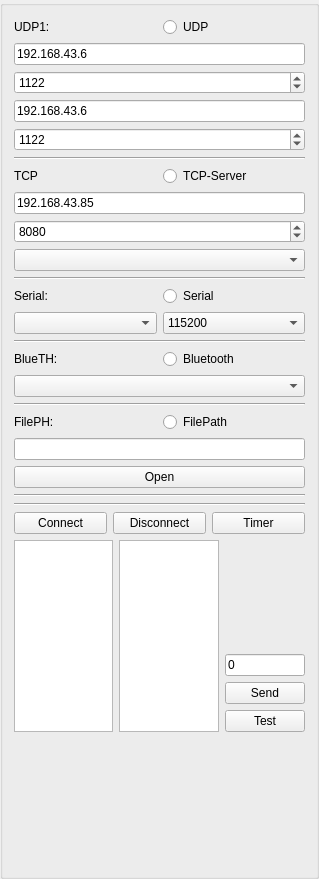
<?xml version="1.0" encoding="UTF-8"?>
<ui version="4.0">
 <class>GroupBox</class>
 <widget class="QGroupBox" name="GroupBox">
  <property name="geometry">
   <rect>
    <x>0</x>
    <y>0</y>
    <width>319</width>
    <height>879</height>
   </rect>
  </property>
  <property name="windowTitle">
   <string>GroupBox</string>
  </property>
  <layout class="QVBoxLayout" name="verticalLayout_10">
   <item>
    <layout class="QVBoxLayout" name="verticalLayout_4">
     <item>
      <layout class="QHBoxLayout" name="horizontalLayout">
       <item>
        <widget class="QLabel" name="LBUDP1">
         <property name="text">
          <string>UDP1:</string>
         </property>
        </widget>
       </item>
       <item>
        <widget class="QRadioButton" name="RBTUDP">
         <property name="text">
          <string>UDP</string>
         </property>
        </widget>
       </item>
      </layout>
     </item>
     <item>
      <layout class="QVBoxLayout" name="verticalLayout">
       <item>
        <widget class="QLineEdit" name="LEUDP">
         <property name="text">
          <string>192.168.43.6</string>
         </property>
        </widget>
       </item>
       <item>
        <widget class="QSpinBox" name="SBUDP">
         <property name="maximum">
          <number>65535</number>
         </property>
         <property name="value">
          <number>1122</number>
         </property>
        </widget>
       </item>
      </layout>
     </item>
     <item>
      <layout class="QVBoxLayout" name="verticalLayout_2">
       <item>
        <widget class="QLineEdit" name="LEUDP2">
         <property name="text">
          <string>192.168.43.6</string>
         </property>
        </widget>
       </item>
       <item>
        <widget class="QSpinBox" name="SBUDP2">
         <property name="maximum">
          <number>65535</number>
         </property>
         <property name="value">
          <number>1122</number>
         </property>
        </widget>
       </item>
      </layout>
     </item>
    </layout>
   </item>
   <item>
    <widget class="Line" name="line">
     <property name="orientation">
      <enum>Qt::Horizontal</enum>
     </property>
    </widget>
   </item>
   <item>
    <layout class="QVBoxLayout" name="verticalLayout_5">
     <item>
      <layout class="QHBoxLayout" name="horizontalLayout_2">
       <item>
        <widget class="QLabel" name="LBTCP1">
         <property name="text">
          <string>TCP</string>
         </property>
        </widget>
       </item>
       <item>
        <widget class="QRadioButton" name="RBTTCPServer">
         <property name="text">
          <string>TCP-Server</string>
         </property>
        </widget>
       </item>
      </layout>
     </item>
     <item>
      <layout class="QVBoxLayout" name="verticalLayout_3">
       <item>
        <widget class="QLineEdit" name="LETCPServer">
         <property name="text">
          <string>192.168.43.85</string>
         </property>
        </widget>
       </item>
       <item>
        <widget class="QSpinBox" name="SBTCPServer">
         <property name="maximum">
          <number>65535</number>
         </property>
         <property name="value">
          <number>8080</number>
         </property>
        </widget>
       </item>
       <item>
        <widget class="QComboBox" name="CBTCP2"/>
       </item>
      </layout>
     </item>
    </layout>
   </item>
   <item>
    <widget class="Line" name="line_2">
     <property name="orientation">
      <enum>Qt::Horizontal</enum>
     </property>
    </widget>
   </item>
   <item>
    <layout class="QVBoxLayout" name="verticalLayout_6">
     <item>
      <layout class="QHBoxLayout" name="horizontalLayout_3">
       <item>
        <widget class="QLabel" name="LBSerial">
         <property name="text">
          <string>Serial:</string>
         </property>
        </widget>
       </item>
       <item>
        <widget class="QRadioButton" name="RBTSerial">
         <property name="text">
          <string>Serial</string>
         </property>
        </widget>
       </item>
      </layout>
     </item>
     <item>
      <layout class="QHBoxLayout" name="horizontalLayout_4">
       <item>
        <widget class="QComboBox" name="CBSerial"/>
       </item>
       <item>
        <widget class="QComboBox" name="CBSerialBaudRate">
         <property name="currentText">
          <string>115200</string>
         </property>
         <property name="duplicatesEnabled">
          <bool>true</bool>
         </property>
         <property name="modelColumn">
          <number>0</number>
         </property>
         <item>
          <property name="text">
           <string>115200</string>
          </property>
         </item>
         <item>
          <property name="text">
           <string>38400</string>
          </property>
         </item>
         <item>
          <property name="text">
           <string>9600</string>
          </property>
         </item>
        </widget>
       </item>
      </layout>
     </item>
    </layout>
   </item>
   <item>
    <widget class="Line" name="line_3">
     <property name="orientation">
      <enum>Qt::Horizontal</enum>
     </property>
    </widget>
   </item>
   <item>
    <layout class="QVBoxLayout" name="verticalLayout_7">
     <item>
      <layout class="QHBoxLayout" name="horizontalLayout_5">
       <item>
        <widget class="QLabel" name="LBBluetooth">
         <property name="text">
          <string>BlueTH:</string>
         </property>
        </widget>
       </item>
       <item>
        <widget class="QRadioButton" name="RBTBluetooth">
         <property name="text">
          <string>Bluetooth</string>
         </property>
        </widget>
       </item>
      </layout>
     </item>
     <item>
      <widget class="QComboBox" name="CBBluetooth"/>
     </item>
    </layout>
   </item>
   <item>
    <widget class="Line" name="line_4">
     <property name="orientation">
      <enum>Qt::Horizontal</enum>
     </property>
    </widget>
   </item>
   <item>
    <layout class="QVBoxLayout" name="verticalLayout_8">
     <item>
      <layout class="QHBoxLayout" name="horizontalLayout_6">
       <item>
        <widget class="QLabel" name="LBFilePath">
         <property name="text">
          <string>FilePH:</string>
         </property>
        </widget>
       </item>
       <item>
        <widget class="QRadioButton" name="RBTFile">
         <property name="text">
          <string>FilePath</string>
         </property>
        </widget>
       </item>
      </layout>
     </item>
     <item>
      <widget class="QLineEdit" name="LEFilePath">
       <property name="text">
        <string/>
       </property>
      </widget>
     </item>
     <item>
      <widget class="QPushButton" name="BTFilePath">
       <property name="text">
        <string>Open</string>
       </property>
      </widget>
     </item>
    </layout>
   </item>
   <item>
    <widget class="Line" name="line_5">
     <property name="orientation">
      <enum>Qt::Horizontal</enum>
     </property>
    </widget>
   </item>
   <item>
    <widget class="Line" name="line_6">
     <property name="orientation">
      <enum>Qt::Horizontal</enum>
     </property>
    </widget>
   </item>
   <item>
    <layout class="QHBoxLayout" name="horizontalLayout_7">
     <property name="sizeConstraint">
      <enum>QLayout::SetMinimumSize</enum>
     </property>
     <item>
      <widget class="QPushButton" name="BTConnect">
       <property name="text">
        <string>Connect</string>
       </property>
      </widget>
     </item>
     <item>
      <widget class="QPushButton" name="BTDisconnect">
       <property name="text">
        <string>Disconnect</string>
       </property>
      </widget>
     </item>
     <item>
      <widget class="QPushButton" name="BTTimer">
       <property name="text">
        <string>Timer</string>
       </property>
      </widget>
     </item>
    </layout>
   </item>
   <item>
    <layout class="QHBoxLayout" name="horizontalLayout_8">
     <item>
      <widget class="QTextEdit" name="TERceive"/>
     </item>
     <item>
      <widget class="QTextEdit" name="TESend"/>
     </item>
     <item>
      <layout class="QVBoxLayout" name="verticalLayout_9">
       <item>
        <spacer name="verticalSpacer_8">
         <property name="orientation">
          <enum>Qt::Vertical</enum>
         </property>
         <property name="sizeHint" stdset="0">
          <size>
           <width>17</width>
           <height>37</height>
          </size>
         </property>
        </spacer>
       </item>
       <item>
        <widget class="QLineEdit" name="LECheatBox">
         <property name="text">
          <string>0</string>
         </property>
        </widget>
       </item>
       <item>
        <widget class="QPushButton" name="BTSend">
         <property name="text">
          <string>Send</string>
         </property>
        </widget>
       </item>
       <item>
        <widget class="QPushButton" name="BTTest">
         <property name="text">
          <string>Test</string>
         </property>
        </widget>
       </item>
      </layout>
     </item>
    </layout>
   </item>
   <item>
    <spacer name="verticalSpacer">
     <property name="orientation">
      <enum>Qt::Vertical</enum>
     </property>
     <property name="sizeHint" stdset="0">
      <size>
       <width>20</width>
       <height>40</height>
      </size>
     </property>
    </spacer>
   </item>
  </layout>
 </widget>
 <resources/>
 <connections/>
</ui>
